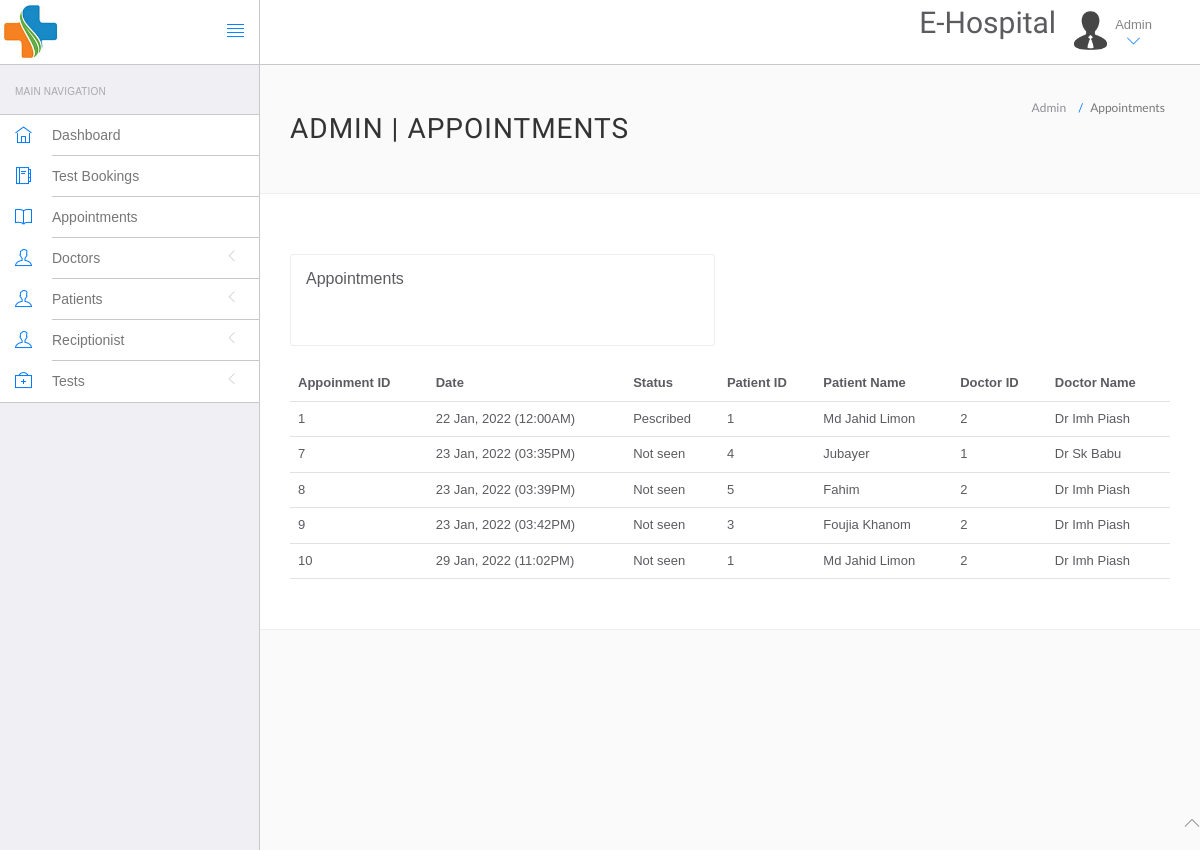
Before: /admin/appointments.php (signed in) with the older database file.
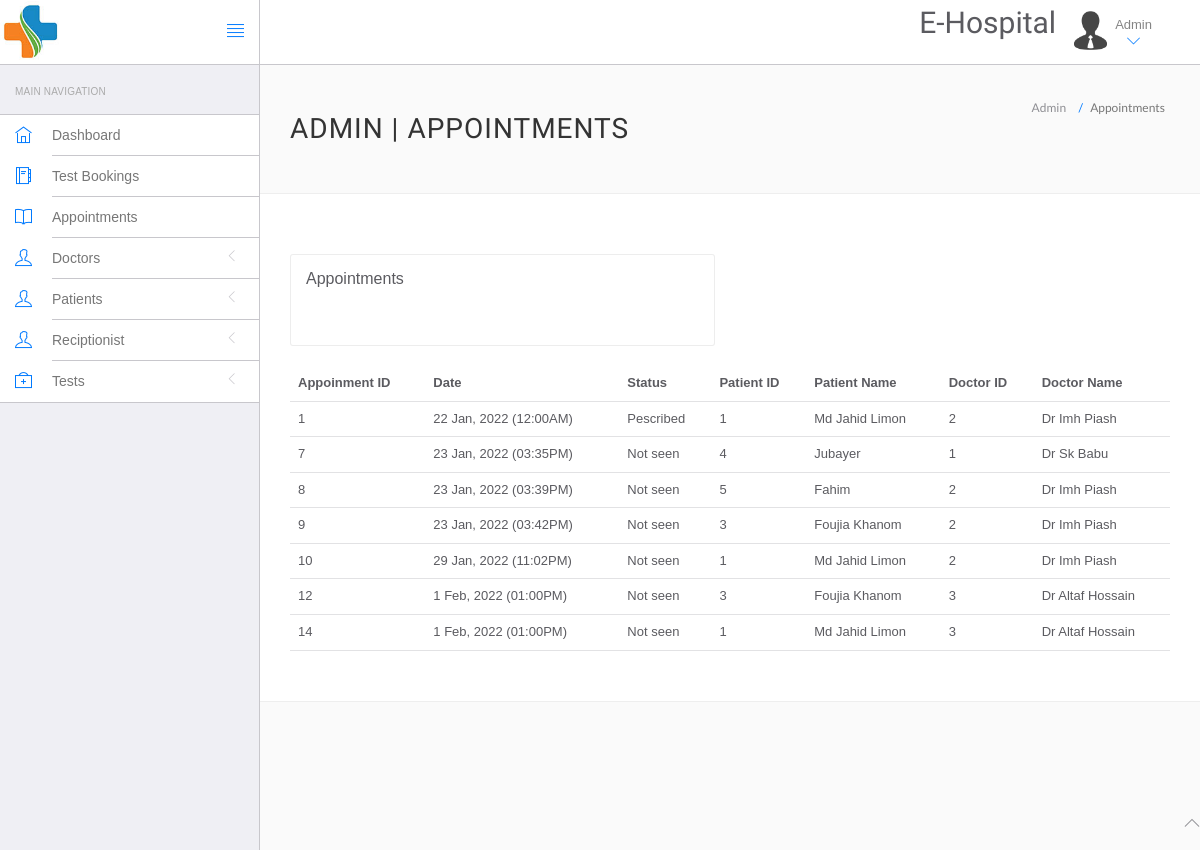
After: the same page with the newer database file.
### tables this page shows
CREATE TABLE IF NOT EXISTS `appointment` (
  `apid` int(11) NOT NULL AUTO_INCREMENT,
  `patid` int(11) NOT NULL,
  `docid` int(11) NOT NULL,
  `date` datetime NOT NULL,
  `slno` int(11) NOT NULL,
  `status` tinyint(4) NOT NULL,
  `prescription` text NOT NULL,
  PRIMARY KEY (`apid`)
);

CREATE TABLE IF NOT EXISTS `patients` (
  `patid` int(11) NOT NULL AUTO_INCREMENT,
  `fullname` varchar(50) NOT NULL,
  `gender` varchar(6) NOT NULL,
  `age` int(11) NOT NULL,
  `address` varchar(100) NOT NULL,
  `phone` varchar(90) NOT NULL,
  `datetime` datetime(6) NOT NULL,
  `blood_group` varchar(11) NOT NULL,
  `email` varchar(50) NOT NULL,
  `password` varchar(50) NOT NULL,
  PRIMARY KEY (`patid`)
);

CREATE TABLE IF NOT EXISTS `doctors` (
  `id` int(11) NOT NULL AUTO_INCREMENT,
  `specilization` varchar(255) NOT NULL,
  `doctorName` varchar(255) NOT NULL,
  `docQualification` tinytext NOT NULL,
  `docSchedule` text NOT NULL,
  `address` longtext NOT NULL,
  `docFees` varchar(255) NOT NULL,
  `contactno` bigint(11) NOT NULL,
  `docEmail` varchar(255) NOT NULL,
  `password` varchar(255) NOT NULL,
  `creationDate` timestamp NOT NULL DEFAULT CURRENT_TIMESTAMP,
  `updationDate` varchar(255) NOT NULL,
  PRIMARY KEY (`id`)
);

### include/basicdb.php (called while the page is built, shortened)
<?php
function get_all($table)
{
	global $con;
	$sql = "SELECT * from $table";
	$result = mysqli_query($con, $sql);
	return (mysqli_num_rows($result) > 0) ? $result : 0;
}
function get_by_id($table, $tableid, $id)
{
	global $con;
	$sql = "SELECT * FROM $table WHERE $tableid='$id' LIMIT 1";
	$result = mysqli_query($con, $sql);
	if (mysqli_num_rows($result) > 0) {
		return mysqli_fetch_array($result);
	} else {
		return 0;
	}
}

### admin/appointments.php (the view, shortened to what this page needs)
<?php
include('include/config.php');
include('../include/basicdb.php');
?>
<!DOCTYPE html>
<html lang="en">
<head>
    <link rel="stylesheet" href="vendor/bootstrap/css/bootstrap.min.css">
    <link rel="stylesheet" href="vendor/fontawesome/css/font-awesome.min.css">
    <link rel="stylesheet" href="vendor/themify-icons/themify-icons.min.css">
    <link href="vendor/animate.css/animate.min.css" rel="stylesheet" media="screen">
    <link href="vendor/perfect-scrollbar/perfect-scrollbar.min.css" rel="stylesheet" media="screen">
    <link href="vendor/switchery/switchery.min.css" rel="stylesheet" media="screen">
    <link href="vendor/bootstrap-touchspin/jquery.bootstrap-touchspin.min.css" rel="stylesheet" media="screen">
    <link href="vendor/select2/select2.min.css" rel="stylesheet" media="screen">
    <link href="vendor/bootstrap-datepicker/bootstrap-datepicker3.standalone.min.css" rel="stylesheet" media="screen">
    <link href="vendor/bootstrap-timepicker/bootstrap-timepicker.min.css" rel="stylesheet" media="screen">
    <link rel="stylesheet" href="assets/css/styles.css">
    <link rel="stylesheet" href="assets/css/plugins.css">
    <link rel="stylesheet" href="assets/css/themes/theme-1.css" id="skin_color" />
</head>
<body>
    <div id="app">
        <?php include('include/sidebar.php'); ?>
        <div class="app-content">
            <?php include('include/header.php'); ?>
            <div class="main-content">
                <div class="wrap-content container" id="container">
                    <section id="page-title">
                        <div class="row">
                            <div class="col-sm-8">
                                <h1 class="mainTitle">Admin | Appointments</h1>
                            </div>
                            <ol class="breadcrumb">
                                <li>
                                    <span>Admin</span>
                                </li>
                                <li class="active">
                                    <span>Appointments</span>
                                </li>
                            </ol>
                        </div>
                    </section>
                    <div class="container-fluid container-fullw bg-white">
                        <div class="row">
                            <div class="col-md-12">
                                <div class="row margin-top-30">
                                    <div class="col-lg-6 col-md-12">
                                        <div class="panel panel-white">
                                            <div class="panel-heading">
                                                <h5 class="panel-title">Appointments</h5>
                                            </div>
                                            <div class="panel-body">
                                            </div>
                                        </div>
                                    </div>
                                </div>
                            </div>
                        </div>
                        <div class="row">
                            <div class="col-md-12">
                                <table class="table table-hover" id="sample-table-1">
                                    <thead>
                                        <tr>
                                            <th>Appoinment ID</th>
                                            <th>Date </th>
                                            <th>Status</th>
                                            <th>Patient ID</th>
                                            <th>Patient Name</th>
                                            <th>Doctor ID</th>
                                            <th>Doctor Name</th>
                                        </tr>
                                    </thead>
                                    <tbody>
                                        <?php
                                        $appoint = get_all("appointment");
                                        if ($appoint) {
                                            while ($row = $appoint->fetch_assoc()) {
                                                $row2 = get_by_id("patients", "patid", $row["patid"]);
                                                $row3 = get_by_id("doctors", "id", $row["docid"]);
                                        ?>
                                                <tr>
                                                    <td> <?= $row["apid"]; ?></td>
                                                    <td><?php echo date("j M, Y (h:iA)", strtotime($row['date'])); ?></td>
                                                    <td><?= ($row["status"] == 0) ? "Not seen" : "Pescribed"; ?> </td>
                                                    <td class="hide-on-small-only"> <?= $row["patid"]; ?></td>
                                                    <td class="hide-on-small-only"> <?= $row2["fullname"]; ?></td>
                                                    <td class="hide-on-small-only"> <?= $row3["id"]; ?></td>
                                                    <td class="hide-on-small-only"> <?= $row3["doctorName"]; ?></td>
                                                </tr>
                                        <?php
                                            }
                                        }
                                        ?>
                                    </tbody>
                                </table>
                            </div>
                        </div>
                    </div>
                </div>
            </div>
        </div>
    </div>
    <?php include('include/footer.php'); ?>
</body>
</html>

### admin/include/sidebar.php (shortened to what this page needs)
<div class="sidebar app-aside" id="sidebar">
	<div class="sidebar-container perfect-scrollbar">
		<nav>
			<div class="navbar-title">
				<span>Main Navigation</span>
			</div>
			<ul class="main-navigation-menu">
				<li>
					<a href="dashboard.php">
						<div class="item-content">
							<div class="item-media">
								<i class="ti-home"></i>
							</div>
							<div class="item-inner">
								<span class="title"> Dashboard </span>
							</div>
						</div>
					</a>
				</li>
				<li>
					<a href="test-bookings.php">
						<div class="item-content">
							<div class="item-media">
								<i class="ti-agenda"></i>
							</div>
							<div class="item-inner">
								<span class="title"> Test Bookings </span>
							</div>
						</div>
					</a>
				</li>
				<li>
					<a href="appointments.php">
						<div class="item-content">
							<div class="item-media">
								<i class="ti-book"></i>
							</div>
							<div class="item-inner">
								<span class="title"> Appointments </span>
							</div>
						</div>
					</a>
				</li>
				<li>
					<a href="javascript:void(0)">
						<div class="item-content">
							<div class="item-media">
								<i class="ti-user"></i>
							</div>
							<div class="item-inner">
								<span class="title"> Doctors </span><i class="icon-arrow"></i>
							</div>
						</div>
					</a>
				</li>
				<li>
					<a href="javascript:void(0)">
						<div class="item-content">
							<div class="item-media">
								<i class="ti-user"></i>
							</div>
							<div class="item-inner">
								<span class="title"> Patients </span><i class="icon-arrow"></i>
							</div>
						</div>
					</a>
				</li>
				<li>
					<a href="javascript:void(0)">
						<div class="item-content">
							<div class="item-media">
								<i class="ti-user"></i>
							</div>
							<div class="item-inner">
								<span class="title"> Reciptionist </span><i class="icon-arrow"></i>
							</div>
						</div>
					</a>
				</li>
				<li>
					<a href="javascript:void(0)">
						<div class="item-content">
							<div class="item-media">
								<i class="ti-support"></i>
							</div>
							<div class="item-inner">
								<span class="title"> Tests </span><i class="icon-arrow"></i>
							</div>
						</div>
					</a>
				</li>
			</ul>
		</nav>
	</div>
</div>

### admin/include/header.php (shortened to what this page needs)
<header class="navbar navbar-default navbar-static-top">
    <div class="navbar-header">
        <a style="float:left" href="#">
			<h2 style="padding-top:2%;height:100%;">
				<img src="../img/2.jpg" alt="" style="display:inline-block;height:95%">
			</h2>
		</a>
        <a href="#" class="sidebar-toggler pull-right visible-md visible-lg" data-toggle-class="app-sidebar-closed" data-toggle-target="#app">
            <i class="ti-align-justify"></i>
        </a>
    </div>
    <div class="navbar-collapse collapse">
        <ul class="nav navbar-right">
            <li style="padding-top:2% ">
                <h2>E-Hospital</h2>
            </li>
            <li class="dropdown current-user">
                <a href class="dropdown-toggle" data-toggle="dropdown">
                    <img src="assets/images/avatar-1.jpg" alt="Peter">
                    <span class="username">Admin <i class="ti-angle-down"></i></i></span>
                </a>
            </li>
        </ul>
    </div>
</header>

### admin/include/footer.php
<footer>
				<div class="footer-inner">
					<div class="pull-left">
						&copy; <span class="current-year"></span><span class="text-bold text-uppercase"> HMS</span>. <span>All rights reserved</span>
					</div>
					<div class="pull-right">
						<span class="go-top"><i class="ti-angle-up"></i></span>
					</div>
				</div>
			</footer>

### patient/assets/css/plugins.css (style rules this page uses)
.perfect-scrollbar { overflow-y: hidden !important; }

### patient/assets/css/themes/theme-1.css (style rules this page uses)
body { background: #FAFAFA; }
header .navbar-header { background: #ffffff !important; border-right-color: #c8c7cc !important; border-bottom-color: #c8c7cc !important; }
header .navbar-header .sidebar-toggler, header .navbar-header .sidebar-mobile-toggler { color: #007aff !important; }
header .navbar-collapse { background: #ffffff !important; border-bottom-color: #c8c7cc !important; box-shadow: none !important; }
header .navbar-collapse .navbar-right > li > a { color: #777; }
header .navbar-collapse .navbar-right > li > a i { color: #007aff !important; }
#sidebar { background: #EFEFF4 !important; }
#sidebar:before { border-right-width: "1px" !important; border-right-style: solid; border-right-color: #c8c7cc !important; }
#sidebar nav { border-right-width: "1px" !important; border-right-style: solid; border-right-color: #c8c7cc !important; }
#sidebar nav .navbar-title { color: #aaaaaa; }
#sidebar nav > ul { background: #ffffff !important; border-bottom-color: #c8c7cc !important; border-top-color: #c8c7cc !important; }
#sidebar nav > ul > li > a .item-media > i { color: #007aff !important; }
#sidebar nav > ul > li > a .item-inner { color: #777 !important; border-bottom-color: #c8c7cc; }

Changed rows visible on the page:
added appointment: apid "12", date "1 Feb, 2022 (01:00PM)", status "Not seen", patid "3", patid.fullname "Foujia Khanom", doctors.id "3", doctors.doctorName "Dr Altaf Hossain"
added appointment: apid "14", date "1 Feb, 2022 (01:00PM)", status "Not seen", patid "1", patid.fullname "Md Jahid Limon", doctors.id "3", doctors.doctorName "Dr Altaf Hossain"
